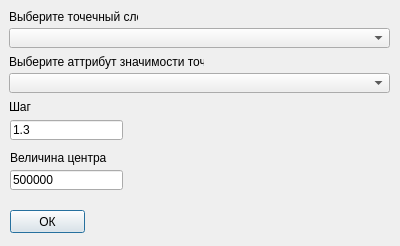
<?xml version="1.0" encoding="UTF-8"?>
<ui version="4.0">
 <class>Dialog</class>
 <widget class="QDialog" name="Dialog">
  <property name="geometry">
   <rect>
    <x>0</x>
    <y>0</y>
    <width>400</width>
    <height>246</height>
   </rect>
  </property>
  <property name="contextMenuPolicy">
   <enum>Qt::NoContextMenu</enum>
  </property>
  <property name="windowTitle">
   <string>Модель центральных мест</string>
  </property>
  <widget class="QLabel" name="label_features_layer">
   <property name="geometry">
    <rect>
     <x>9</x>
     <y>9</y>
     <width>129</width>
     <height>16</height>
    </rect>
   </property>
   <property name="text">
    <string>Выберите точечный слой</string>
   </property>
  </widget>
  <widget class="QLabel" name="label_significance_attr">
   <property name="geometry">
    <rect>
     <x>9</x>
     <y>54</y>
     <width>195</width>
     <height>16</height>
    </rect>
   </property>
   <property name="text">
    <string>&lt;html&gt;&lt;head/&gt;&lt;body&gt;&lt;p&gt;Выберите аттрибут значимости точки&lt;/p&gt;&lt;/body&gt;&lt;/html&gt;</string>
   </property>
  </widget>
  <widget class="QLabel" name="label_significance_power">
   <property name="geometry">
    <rect>
     <x>9</x>
     <y>99</y>
     <width>181</width>
     <height>16</height>
    </rect>
   </property>
   <property name="text">
    <string>Шаг</string>
   </property>
  </widget>
  <widget class="QLabel" name="label_distance_power">
   <property name="geometry">
    <rect>
     <x>10</x>
     <y>150</y>
     <width>274</width>
     <height>16</height>
    </rect>
   </property>
   <property name="text">
    <string>Величина центра</string>
   </property>
  </widget>
  <widget class="QComboBox" name="comboBox_feature_layer">
   <property name="geometry">
    <rect>
     <x>9</x>
     <y>28</y>
     <width>381</width>
     <height>20</height>
    </rect>
   </property>
  </widget>
  <widget class="QComboBox" name="comboBox_significance_attr">
   <property name="enabled">
    <bool>true</bool>
   </property>
   <property name="geometry">
    <rect>
     <x>9</x>
     <y>73</y>
     <width>381</width>
     <height>20</height>
    </rect>
   </property>
   <property name="contextMenuPolicy">
    <enum>Qt::NoContextMenu</enum>
   </property>
  </widget>
  <widget class="QLineEdit" name="textEdit_significance_power">
   <property name="enabled">
    <bool>true</bool>
   </property>
   <property name="geometry">
    <rect>
     <x>10</x>
     <y>120</y>
     <width>113</width>
     <height>20</height>
    </rect>
   </property>
   <property name="text">
    <string>1.3</string>
   </property>
  </widget>
  <widget class="QLineEdit" name="textEdit_distance_power">
   <property name="enabled">
    <bool>true</bool>
   </property>
   <property name="geometry">
    <rect>
     <x>10</x>
     <y>170</y>
     <width>113</width>
     <height>20</height>
    </rect>
   </property>
   <property name="text">
    <string>500000</string>
   </property>
  </widget>
  <widget class="QPushButton" name="ok_button">
   <property name="geometry">
    <rect>
     <x>10</x>
     <y>210</y>
     <width>75</width>
     <height>23</height>
    </rect>
   </property>
   <property name="text">
    <string>ОК</string>
   </property>
  </widget>
 </widget>
 <tabstops>
  <tabstop>comboBox_feature_layer</tabstop>
  <tabstop>comboBox_significance_attr</tabstop>
 </tabstops>
 <resources/>
 <connections/>
</ui>
